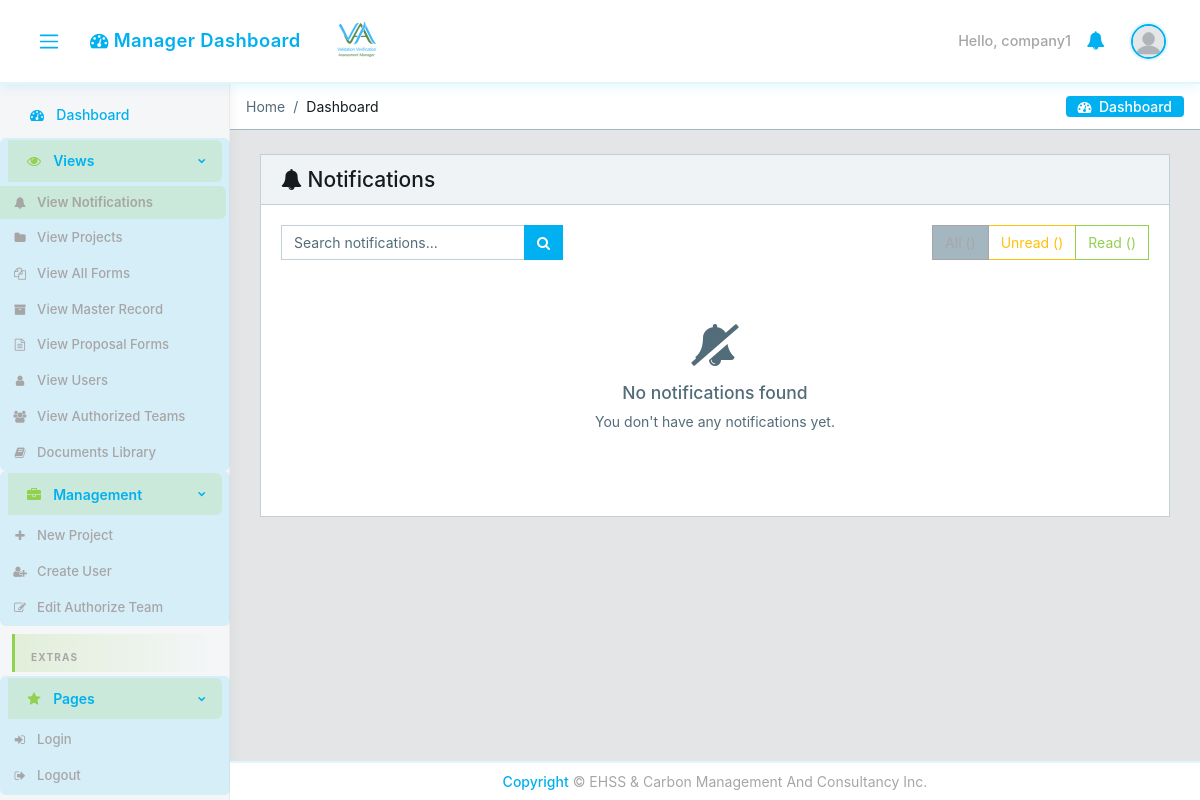
Before: /notifications/ (signed in) with the older database file.
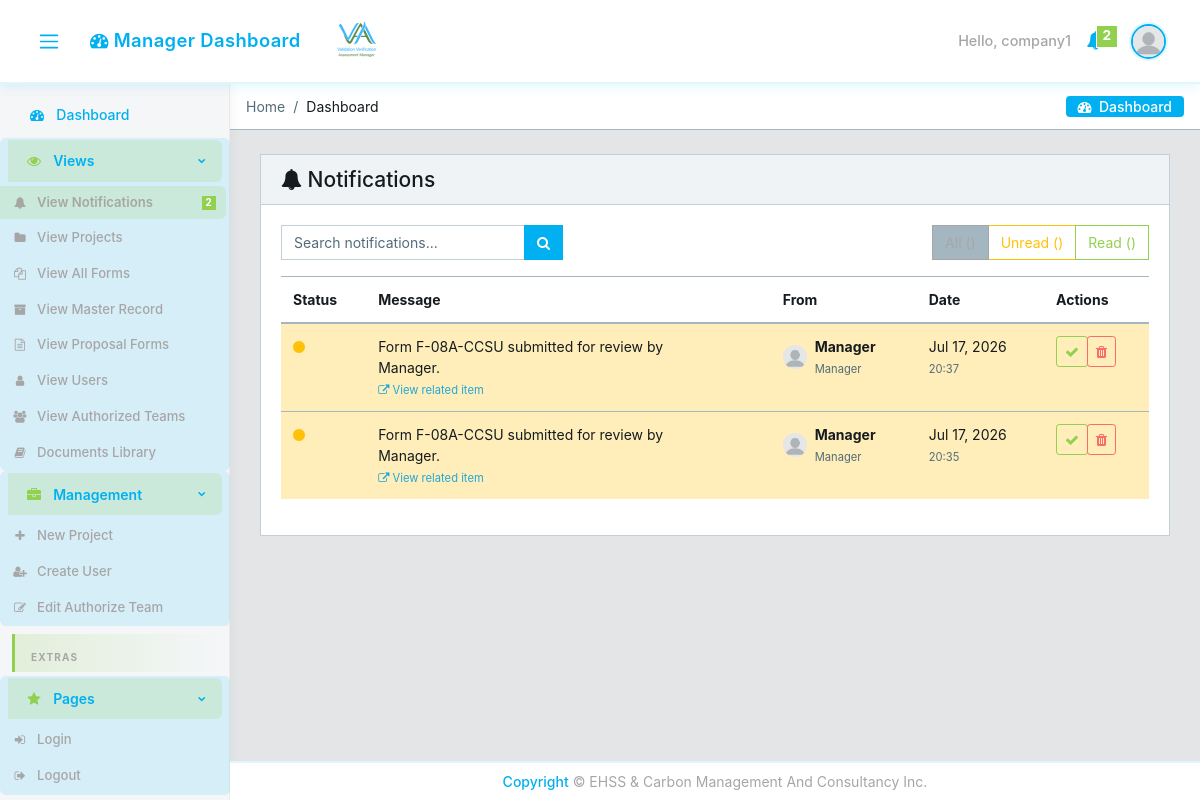
After: the same page with the newer database file.
### core/models.py (models this page shows, shortened)
class Notification(models.Model):
    recipient = models.ForeignKey(
        CustomUser, on_delete=models.CASCADE, related_name='notifications'
    )
    sender = models.ForeignKey(
        CustomUser, on_delete=models.SET_NULL, null=True, blank=True,
        related_name='sent_notifications'
    )
    message = models.TextField()
    created_at = models.DateTimeField(auto_now_add=True)
    read = models.BooleanField(default=False)
    link = models.CharField(max_length=255, blank=True, null=True)
    class Meta:
        ordering = ['-created_at']
        indexes = [
            models.Index(fields=['recipient', 'read', '-created_at']),
        ]

class CustomUser(AbstractUser):
    email = models.EmailField(unique=True)
    user_type = models.CharField(max_length=15, choices=USER_TYPE_CHOICES)
    user_role = models.CharField(
        max_length=30, choices=USER_ROLE_CHOICES, blank=True, verbose_name='User Role',
    )
    designation = models.CharField(max_length=100, blank=True, null=True)
    position_title = models.CharField(max_length=150, blank=True, verbose_name='Position Title')
    contact_number = models.CharField(max_length=20, blank=True, null=True)
    cv = models.FileField(upload_to='core/cvs/', blank=True, null=True)
    company = models.ForeignKey(
        'Company', on_delete=models.SET_NULL, null=True, blank=True,
        related_name='managers'
    )
    created_by = models.ForeignKey(
        'self', on_delete=models.SET_NULL, null=True, blank=True,
        related_name='created_users'
    )
    created_date = models.DateField(auto_now_add=True)
    created_time = models.TimeField(auto_now_add=True)
    under_supervision = models.ForeignKey(
        'self', on_delete=models.SET_NULL, null=True, blank=True,
        related_name='supervised_users'
    )
    avatar = models.ImageField(upload_to='core/avatar', blank=True)
    @property
    def avatar_url(self):
        if self.avatar:
            try:
                return self.avatar.url
            except ValueError:
                pass
        return static('core/img/avatar/blank_profile.png')

### core/views.py (the view)
# urls.py: path('notifications/', views.NotificationsListView.as_view(), name='notifications-list'),
class NotificationsListView(LoginRequiredMixin, ListView):
    model = Notification
    template_name = 'core/notifications_list.html'
    context_object_name = 'notifications'
    paginate_by = 20
    def get_queryset(self):
        return Notification.objects.filter(recipient=self.request.user)

### core/context_processors.py (called while the page is built, shortened)
def logged_user_processor(request):
    if request.user.is_authenticated:
        return {'logged_user': request.user}
    return {'logged_user': None}

def _fetch_unread_notifications(user):
    return list(
        Notification.objects.filter(recipient_id=user.pk, read=False)
        .only('pk', 'message', 'created_at', 'read', 'link')
        .order_by('-created_at')[:10]
    )

def _notification_cache_key(user_pk):
    return f'unread_notifications_{user_pk}'

def notifications_processor(request):
    if not request.user.is_authenticated:
        return {'unread_notifications': []}
    if getattr(request, 'partial_nav', False):
        return {'unread_notifications': []}
    cache_key = _notification_cache_key(request.user.pk)
    cached_items = cache.get(cache_key)
    notifications = _fetch_unread_notifications(request.user)
    cache.set(
        cache_key,
        [
            {
                'link': n.link or '',
                'message': n.message,
                'created_at': n.created_at.isoformat(),
            }
            for n in notifications
        ],
        NOTIFICATION_CACHE_TTL,
    )
    return {'unread_notifications': notifications}

### core/templates/core/notifications_list.html (shortened to what the changed rows need)
{% extends 'core/base.html' %}
{% load static %}
{% block content %}
<div class="container-fluid">
    <div class="row">
        <div class="col-12">
            <div class="card">
                <div class="card-body">
                    {% if notifications %}
                        <div class="table-responsive">
                            <table class="table table-hover">
                                <thead>
                                    <tr>
                                        <th>Status</th>
                                        <th>Message</th>
                                        <th>From</th>
                                        <th>Date</th>
                                        <th>Actions</th>
                                    </tr>
                                </thead>
                                <tbody>
                                    {% for notification in notifications %}
                                    <tr class="{% if not notification.read %}table-warning{% endif %}">
                                        <td>
                                            {% if notification.read %}
                                                <i class="fa fa-check-circle text-success" title="Read"></i>
                                            {% else %}
                                                <i class="fa fa-circle text-warning" title="Unread"></i>
                                            {% endif %}
                                        </td>
                                        <td>
                                            <div class="notification-message">
                                                {{ notification.message }}
                                                {% if notification.link %}
                                                    <br>
                                                    <small class="text-muted">
                                                        <a href="{{ notification.link }}" class="text-primary">
                                                            <i class="fa fa-external-link"></i> View related item
                                                        </a>
                                                    </small>
                                                {% endif %}
                                            </div>
                                        </td>
                                        <td>
                                            {% if notification.sender %}
                                                <div class="d-flex align-items-center">
                                                    <img src="{{ notification.sender.avatar_url }}"
                                                         class="img-avatar img-avatar-sm mr-2"
                                                         alt="{{ notification.sender.get_full_name }}">
                                                    <div>
                                                        <div class="font-weight-bold">{{ notification.sender.get_full_name }}</div>
                                                        <small class="text-muted">{{ notification.sender.user_type|title }}</small>
                                                    </div>
                                                </div>
                                            {% else %}
                                                <span class="text-muted">System</span>
                                            {% endif %}
                                        </td>
                                        <td>
                                            <div class="text-nowrap">
                                                <div>{{ notification.created_at|date:'M d, Y' }}</div>
                                                <small class="text-muted">{{ notification.created_at|time:'H:i' }}</small>
                                            </div>
                                        </td>
                                        <td>
                                            <div class="btn-group btn-group-sm" role="group">
                                                {% if not notification.read %}
                                                    <button type="button" class="btn btn-outline-success mark-read-btn"
                                                            data-notification-id="{{ notification.id }}"
                                                            title="Mark as read">
                                                        <i class="fa fa-check"></i>
                                                    </button>
                                                {% endif %}
                                                <button type="button" class="btn btn-outline-danger delete-notification-btn"
                                                        data-notification-id="{{ notification.id }}"
                                                        title="Delete notification">
                                                    <i class="fa fa-trash"></i>
                                                </button>
                                            </div>
                                        </td>
                                    </tr>
                                    {% endfor %}
                                </tbody>
                            </table>
                        </div>
                    {% else %}
                        <div class="text-center py-5">
                            <i class="fa fa-bell-slash fa-3x text-muted mb-3"></i>
                            <h5 class="text-muted">No notifications found</h5>
                            <p class="text-muted">
                                {% if search_query %}
                                    No notifications match your search criteria.
                                {% elif read_filter %}
                                    No {{ read_filter }} notifications.
                                {% else %}
                                    You don't have any notifications yet.
                                {% endif %}
                            </p>
                        </div>
                    {% endif %}
                </div>
            </div>
        </div>
    </div>
</div>
{% endblock %}

### core/templates/core/base.html (shortened to what the changed rows need)
{% load static %}
<!DOCTYPE html>
<html lang="en">
<head>
  <link rel="stylesheet" href="{% static 'core/css/font-awesome.min.css' %}?v={{ STATIC_VERSION }}">
  <link rel="stylesheet" href="{% static 'core/css/fa5-compat.css' %}?v={{ STATIC_VERSION }}">
  <link href="{% static 'core/css/style.min.css' %}?v={{ STATIC_VERSION }}" rel="stylesheet">
  <link href="{% static 'core/css/estilo.css' %}?v={{ STATIC_VERSION }}" rel="stylesheet">
</head>
{% block body %}
<body class="app header-fixed sidebar-fixed aside-menu-fixed aside-menu-hidden">
  <header class="app-header navbar">
    <ul class="nav navbar-nav ml-auto">
      <li class="nav-item dropdown">
        <a class="nav-link" data-toggle="dropdown" href="#" role="button" aria-haspopup="true" aria-expanded="false">
          <i class="fa fa-bell"></i>
          {% if unread_notifications and unread_notifications|length > 0 %}
            <span class="badge badge-danger">{{ unread_notifications|length }}</span>
          {% endif %}
        </a>
      </li>
    </ul>
  </header>
  <div class="app-body">
    <div class="sidebar">
      <nav class="sidebar-nav">
        <ul class="nav">
          <li class="nav-item nav-dropdown">
            <ul class="nav-dropdown-items">
              <li class="nav-item">
                <a class="nav-link" href="{% url 'core:notifications-list' %}">
                  <i class="fa fa-bell"></i> View Notifications
                  {% if unread_notifications and unread_notifications|length > 0 %}
                    <span class="badge badge-danger ml-2">{{ unread_notifications|length }}</span>
                  {% endif %}
                </a>
              </li>
            </ul>
          </li>
        </ul>
      </nav>
    </div>
    <main class="main" id="app-main">
{% block content %}
{% endblock %}
    </main>
  </div>
</body>
{% endblock body %}
</html>

Changed rows visible on the page:
added Notification: read False (drawn), message "Form F-08A-CCSU submitted for review by Manager.", sender.get_full_name "Manager", sender.user_type "Manager", created_at "Jul 17, 2026", created_at "20:37"
added Notification: read False (drawn), message "Form F-08A-CCSU submitted for review by Manager.", sender.get_full_name "Manager", sender.user_type "Manager", created_at "Jul 17, 2026", created_at "20:35"
Other visible differences:
{{ unread_notifications|length }}: (not shown) → "2"
text no longer shown: "No notifications found You don't have any notifications yet."
text now shown: "Status Message From Date Actions"
